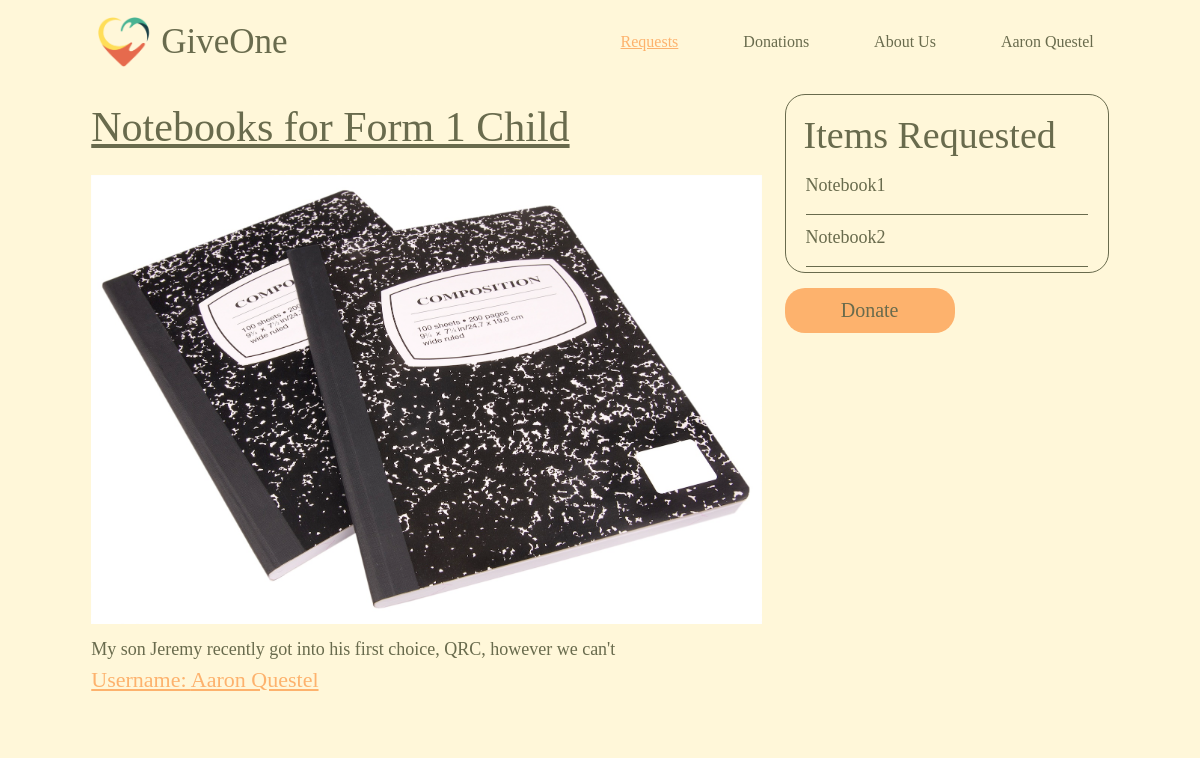
/request_page/2 (signed in), run on the app's committed database.
### models.py (models this page shows, shortened)
class User(UserMixin, db.Model):
    id = db.Column(db.Integer, primary_key=True)
    username = db.Column(db.String(80), unique=True, nullable=False)
    email = db.Column(db.String(120), unique=True, nullable=False)
    password = db.Column(db.String(120), nullable=False)
    requests = db.relationship('Requests', backref='user', lazy=True, cascade="all, delete-orphan")     #get all requests by user
    donations = db.relationship('Donations', backref='user', lazy=True, cascade="all, delete-orphan")   #get all donations for user
    uploads = db.relationship('Upload', backref='user', lazy=True, cascade="all, delete-orphan")

class Requests(db.Model):
    reqid = db.Column(db.Integer, primary_key=True)
    title = db.Column(db.String(180), nullable=False)
    body = db.Column(db.String(1000), nullable=False)
    req_items = db.Column(db.String(2000), nullable=False)
    userid = db.Column(db.Integer, db.ForeignKey('user.id'), nullable=False)
    donated = db.Column(db.Boolean, default=False)
    directions = db.Column(db.String(1000), nullable=False, default="")
    note = db.Column(db.String(1000), nullable=False, default="")
    donator_username = db.Column(db.String(180), nullable=False, default="")
    donator_email =  db.Column(db.String(180), nullable=False, default="")
    request_image = db.relationship('Request_Image', backref='requests', lazy=True, cascade="all, delete-orphan", uselist=False)

class Request_Image(db.Model):
  img_id = db.Column(db.Integer, primary_key=True)
  filename = db.Column(db.String, nullable=False)
  reqid = db.Column(db.Integer, db.ForeignKey('requests.reqid'), nullable=False)
  def get_url(self):
    return f'/uploads/{self.filename}'

### app.py (the view)
@app.route('/request_page/<int:id>', methods=['GET'])
@login_required
def request_page(id):
  request = Requests.query.filter_by(userid=current_user.id, reqid=id).first()    #find that request in  database
  if ',' in request.req_items:
    request.req_items = request.req_items.split(',')     #turn string into list of items
  return render_template('request_page.html', request=request)

### app.py (called while the page is built)
@login_manager.user_loader
def load_user(user_id):
    return User.query.get(user_id)

### templates/request_page.html (shortened to what this page needs)
<!DOCTYPE html>
<html lang="en">
    <head>
        <link rel="stylesheet" href="{{ url_for('static', filename='/request_page.css') }}">
        <link rel="stylesheet" href="https://cdnjs.cloudflare.com/ajax/libs/materialize/1.0.0/css/materialize.min.css">
    </head>
    <body onload="show_toasts()">
        <div class="mycontainer">
            <div class="row">
                <nav class="col s12 nav-bar">
                    <a class="logo-div" href="{{ url_for('homepage') }}">
                        <img src="{{ url_for('static', filename='/GiveOneLogo.png') }}" alt="GiveOne logo" class="logo">
                        <h1 class="title text">GiveOne</h1>
                    </a>
                    <ul class="nav-items">
                        <li> <a class="current-page nav-item text hide-on-med-and-down browser-default" href="{{ url_for('all_requests') }}">Requests</a> </li>
                        <li> <a class="nav-item text hide-on-med-and-down" href="{{ url_for('all_donations') }}">Donations</a> </li>
                        <li> <a class="nav-item text hide-on-med-and-down" href="{{ url_for('about_us') }}">About Us</a> </li>
                        <li> <a class="profile nav-item text hide-on-med-and-down" href="{{ url_for('profile') }}">{{ current_user.username }}</a> </li>
                    </ul>
                </nav>
            </div>
        </div>
        <div class="mycontainer">
            <div class="row">
                <div class="col s12 l8 request-body">
                    <h1 class="request-title text">{{request.title}}</h1>
                    <img src="{{ request.request_image.get_url() }}" class="request-image text">
                    <p class="request-details text">{{request.body}}</p>
                    <p class="profile-link text">Username: {{ request.user.username }}</p>
                </div>
                <div class="col s12 l4 request-items">
                    <div class="border">
                        <h1 class="items-title text">Items Requested</h1>
                        <ul class="item-list">
                                <p class="item text">{{item}}</p>
                        </ul>
                    </div>
                        <button data-target="form-modal" class="button modal-trigger text">Donate</button>
                </div>
            </div>
        </div>
    </body>
</html>

### static/request_page.css (style rules this page uses)
* { box-sizing: border-box; border: 0; margin: 0; padding: 0; background-color: #FFF7D9; font-family: 'Playfair Display', serif; }
.text { color: #696B4D; }
.mycontainer { margin-left: 80px; margin-right: 80px; }
.nav-bar { margin-top: 10px; width: 100vw; background-color: #FFF7D9; display: flex; flex-direction: row; box-shadow: none; }
.logo-div { display: flex; align-items: center; text-decoration: none; }
.logo { height: 50px; width: 70px; object-fit: fill; }
.title { padding: 0; margin: 0; font-size: 35px; font-weight: 400; }
.nav-items { margin-left: auto; }
.nav-item { margin-left: 35px; font-size: 16px; font-weight: 50; transition: font-size 0.2s; }
.current-page { color: #FDB26D; font-weight: 100; text-decoration: underline; }
.request-body { margin-bottom: 35px; }
.request-title { font-size: 42px; font-weight: 20; text-decoration: underline; margin-top: 10px; }
.request-image { max-width: 100%; object-fit: fill; }
.request-details { font-size: 18px; margin-top: 5px; }
.profile-link { font-size: 22px; color: #FDB26D; text-decoration: underline; }
.border { border: 0.8px #696B4D solid; border-radius: 20px; padding: 10px 10px 5px 10px; }
.items-title { margin: 10px 0px 15px 8px; font-size: 38px; }
.item { font-size: 18px; margin: 10px 5px 15px 10px; }
.button { background-color: #FDB26D; height: 45px; width: 170px; text-align: center; font-size: 20px; font-weight: 300; border-radius: 20px; font-family: 'Playfair Display', serif; margin: 15px auto 0px auto; transition: color height width box-shadow 0.2s; }

### data on the page
User: username "Aaron Questel", user.username "Aaron Questel"
Requests: title "Notebooks for Form 1 Child", body "My son Jeremy recently got into his first choice, QRC, however we can't"
Request_Image: request_image.get_url (picture)

### other printed values
{{ item }} "Notebook1" "Notebook2"
